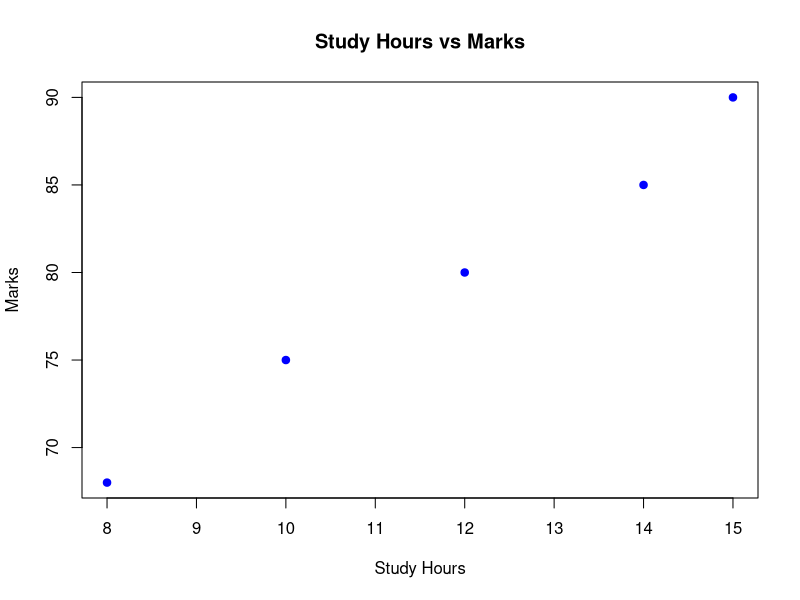

R code for this plot:
# Week 3 - Data Frames and Visualization
subjects <- c("Database", "C++", "DMW", "Python", "Statistics")
marks <- c(75, 80, 68, 90, 85)
study_hours <- c(10, 12, 8, 15, 14)

# Create data frame
results <- data.frame(subjects, marks, study_hours)

# View data frame
print(results)

# Plot marks vs study hours
plot(results$study_hours, results$marks,
     main="Study Hours vs Marks",
     xlab="Study Hours", ylab="Marks",
     pch=19, col="blue")
